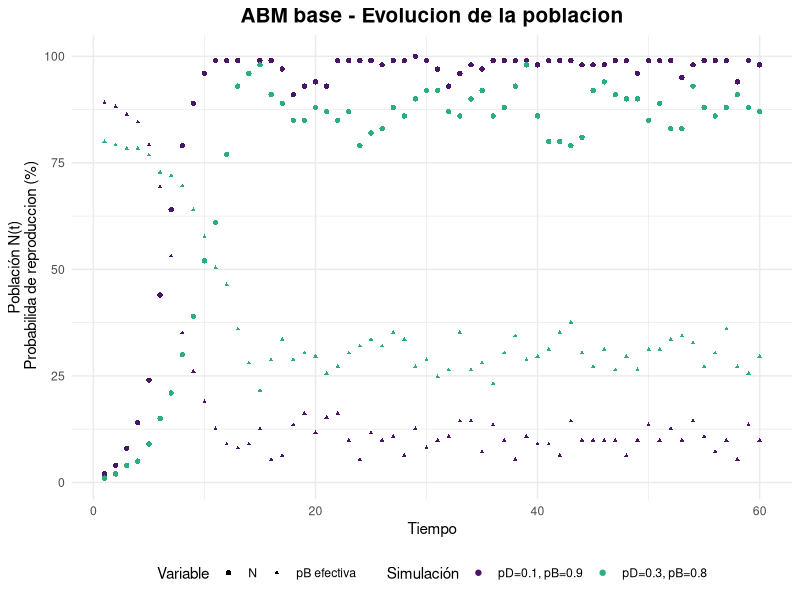
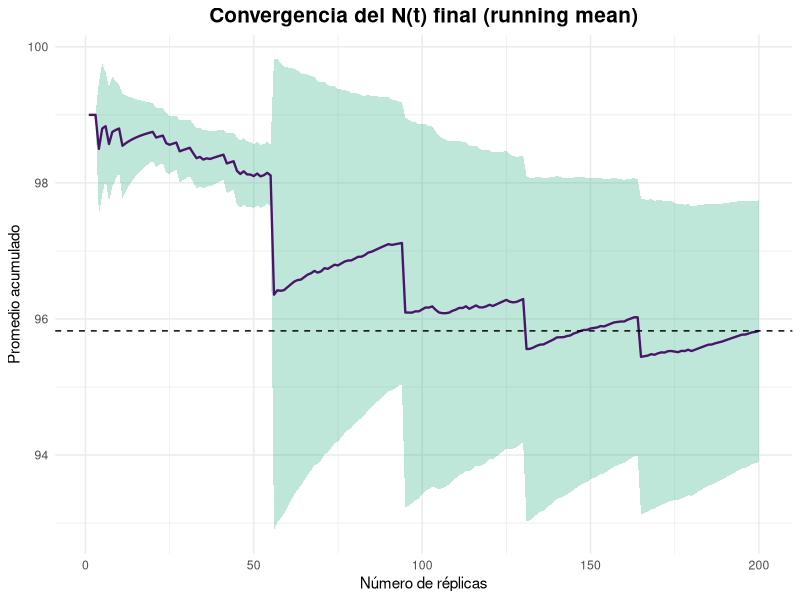
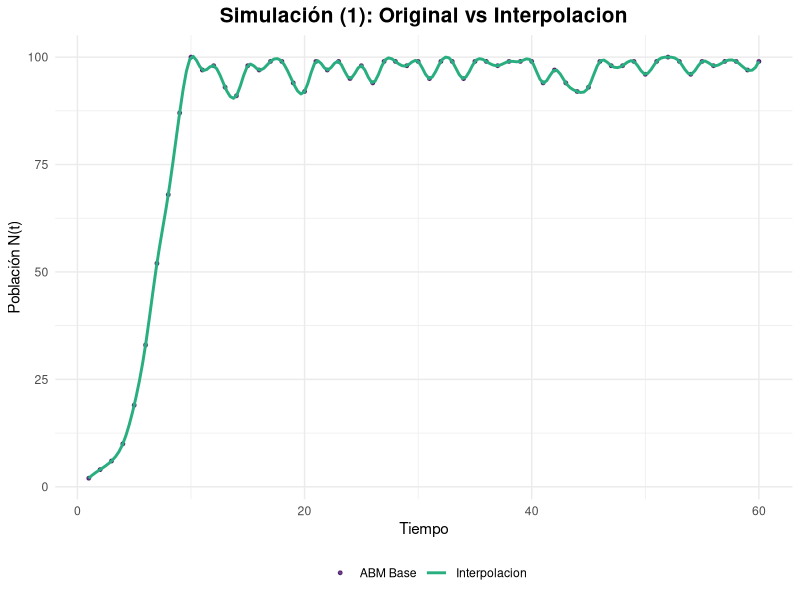
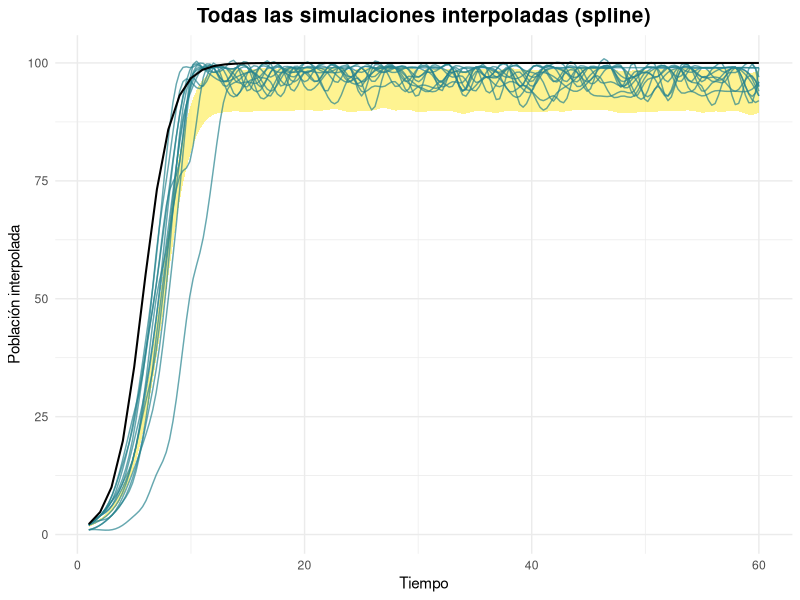
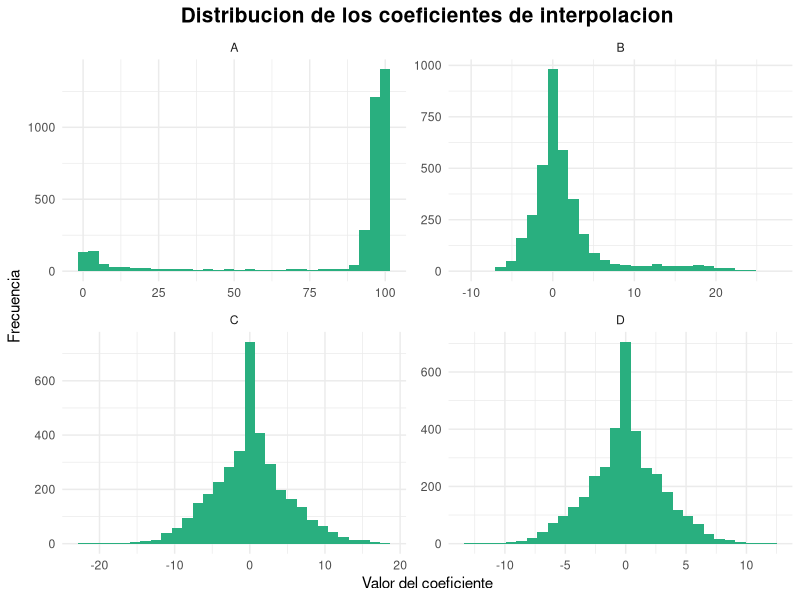
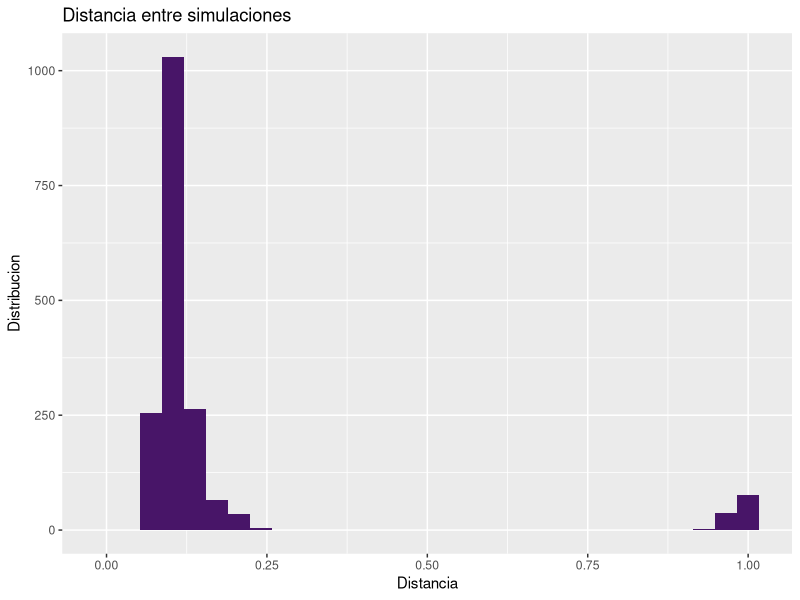
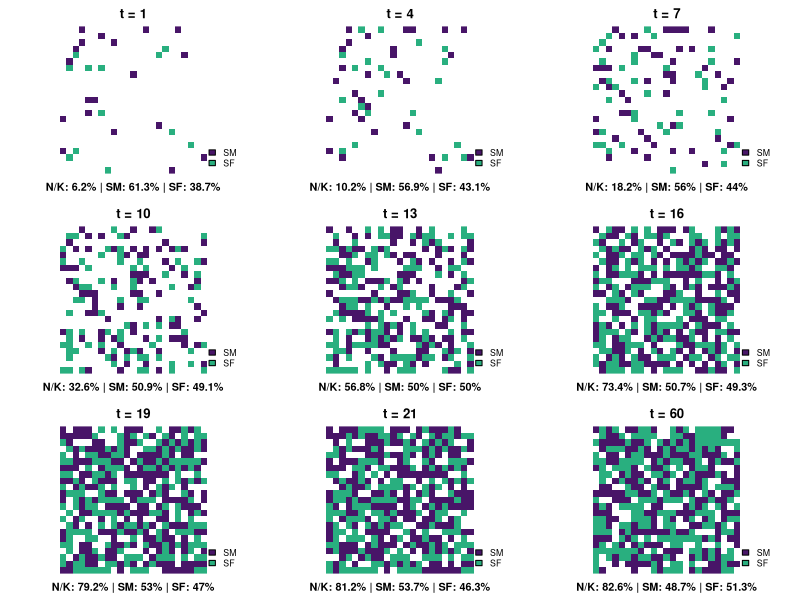
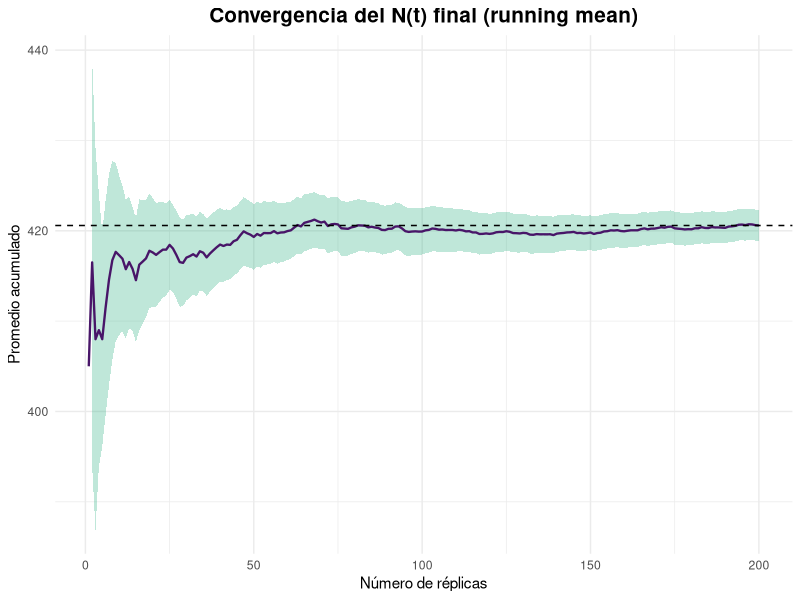

Generate these figures, in order, with R: (Note: this script raises an error after producing the figures.)
## ---- chunk 1
#librerias
library(tidyverse)
library(parallel)
library(viridis)
library(splines)
set.seed(1234)
## ---- chunk 2

ABM_base <- function(K, iter, p_death, p_birth, plot = FALSE) {
#K --> capacidad de carga del ambiente 
#iter --> numero de iteraciones // pasos de tiempo
#p_birth y p_death probabilidad inicial de reproduccion y muerte 
#N --> cantidad de individuos (variable de salida)
  
  #Inicializar el ABM
  #Creacion del ambiente
  
  habSize <- ceiling(sqrt(K)) #quemos una grilla LxL que pueda ocupar K individuos
  L <- habSize^2
  habitat <- rep(0, L) #habitad vacia
  
  #Cantidad inicial de agentes (1%)
  N0 <- round(0.01 * K) #se podria incorporar como parametro
  
  #Posicionar de forma aleatoria
  habitat[sample(1:L, N0)] <- 1 #1 = lleno
  
  #Lo que se busca monitonear es la cantidad de agentes en el tiempo
  N <- c() #crecieminto dinamico
  p_b <- c() #registrar variacion de la p_birth efectiva

  
  #ahora si
  
  for(t in 1:iter){
    
    vivos <- which(habitat == 1) #recuperar los indices donde el hab esta ocupado
    
    #MUERTES: a cada agente vivo se le asigna una probabilidad a partir de una unif(0,1). Si p < p_death --> r.i.p (equivalente a una ber(p))
    
    for(agente in vivos){
      if( runif(1) < p_death){
        habitat[agente] <- 0
      }
    }
    
    #NACIMIENTOS 
    #para simular el compartamiento logistico es necesario que la p_birth sea controlada por la carga del ambiente
    
    n <- sum(habitat == 1) #sumamos los vivos
    p_birth_K <- p_birth*(1 - n / K) #por la limitaciones de la carga, a medida que aumenta N, disminuye la prob de reproducirse
    
    
    for(agent in vivos){
      if (runif(1) < p_birth_K){
        libres <- which(habitat == 0) #ind de espacios libres en la grilla
        if(length(libres) > 0){ 
        habitat[sample(libres, 1)]  <- 1 #elijo un ind aleatorio para colocar
        }
      }
    }
    
  #Actualizar la cantidad de agentes
    
    N <- c(N, sum(habitat == 1))
    p_b <- c(p_b, p_birth_K)
  
    if(plot){ #graficar para cortes de tiempo // se ve como un QR:(
      if(t %in% seq(1, iter - iter/2, by = 5)){
         habCuadrado <- matrix(habitat, nrow=habSize, byrow=TRUE)
         image(habCuadrado, col = c("white","black"), axes = FALSE, asp = 1)
      }
    }

  }
  
df_N <- data.frame(N = N,
                   p = p_b,
                   t = 1:iter)

return(list( N = N,
             p_birth_eff = p_b,
             df_N = df_N))  
  
}
## ---- chunk 3

ABM_1 <- ABM_base(100, 60, 0.1, 0.9)
#los parametros que contralan la mortalidad y la natalidad los inicializamos de forma optima, dado que van a ir "empeorando" con el tiempo
ABM_2 <- ABM_base(100, 60, 0.3, 0.8)

df <- bind_rows(
  ABM_1$df_N |>  mutate(simu = "pD=0.1, pB=0.9"),
  ABM_2$df_N |>  mutate(simu = "pD=0.3, pB=0.8")
)

ggplot(df) + geom_point(aes(x = t, y = N, color = simu, shape = "N")) +
  geom_point(aes(x = t, y = p*max(N), color = simu, shape = "pB efectiva"),
             size = 0.8) +
  labs(title = "ABM base - Evolucion de la poblacion", x = "Tiempo", 
       y = "Población N(t)\n Probabilida de reproduccion (%)", 
       color = "Parametros") +
  scale_color_manual( values = viridis(20)[c(2,13)], name = "Simulación") +
  #scale_color_viridis(discrete = TRUE, option = "D") +
  scale_shape_manual(values = c("N" = 16, "pB efectiva" = 17),
    name = "Variable") +
  theme_minimal() +
  theme(plot.title = element_text(size = 15, face = "bold", hjust = 0.5),
        legend.position = "bottom")
 
## ---- chunk 4
#La EDO tiene sol analitica
sol_EDO <- function(t, K, N0, r) {
  (K*N0*exp(r*t))/ (K + N0*(exp(r*t) - 1))
}

sols <-function(t, K, N0, r) {
  soluciones <- c()
  for (i in 1:t) {
    soluciones <- c(soluciones, sol_EDO(i, K, N0, r))
  }
  return(soluciones)
}

soluciones <- sols(60, 100, 1, 0.8) #r = pB - pD
#lines(t, sols, type = "l")


## ---- chunk 5


## ---- chunk 6
#Para paremtros optimos realizamos n replicas

simulacion_n <- function(n){
  sims <- matrix(NA, nrow = n, ncol = 60) #iter = 60
  for (i in 1:n) {
    res <- ABM_base(100, 60, 0.1, 0.9)
    sims [i, ] <- res$N
  }
  return(sims)
}
## ---- chunk 7
#Necesitamos determinar el numero de replicas adecuado
#Analisis de convergencia 

set.seed(123)
sims <- simulacion_n(200) 
#Metrica: N final
final_N <- sims[, 60] 
running_mean <- cumsum(final_N)/(1:length(final_N))

#Agregamos ademas medida de dispersion 
running_var <- sapply(1:length(final_N), function(m){
  var(final_N[1:m])/m
})

running_se <- sqrt(running_var)


df_rm <- data.frame(
  replicas = 1:length(running_mean),
  mean = running_mean,
  se = running_se)

ggplot(df_rm, aes(x = replicas, y = mean)) +
  geom_ribbon(aes(ymin = mean - 1.96*se, ymax = mean + 1.96*se), 
              alpha = 0.3, fill = viridis(20)[13]) +
  geom_line(color = viridis(20)[2], size = 0.8) +
  geom_hline(yintercept = mean(final_N), linetype = "dashed") +
  labs(title = "Convergencia del N(t) final (running mean)",
       x= "Número de réplicas",
       y = "Promedio acumulado") +
  theme_minimal() +
  theme(plot.title = element_text(size = 15, face = "bold", hjust = 0.5),
        legend.position = "bottom")


## ---- chunk 8

#Se estabiliza en n > 50
sim <- simulacion_n(60)

#INTERPOLACION
interpolar_sims <- function(sims) {
  n <- nrow(sims)
  t <- 1:ncol(sims)
  interpolated <- matrix(NA, nrow = n, ncol = 200)
  for (i in 1:n) {
    new_points<- spline(t, sims[i,], 200)
    interpolated [i,] <- new_points$y
  }
  return(interpolated)
}

sim_splines <- interpolar_sims(sim)
## ---- chunk 9

df_sim1 <- data.frame(
  t = 1:length(sim[1, ]),
  N = sim[1, ]
)

df_EDO <- data.frame(
  t = 1:length(sim[1, ]),
  N_EDO = soluciones
)

sim_matrix <- sim_splines # matriz nSim x nPuntos (200)
t200 <- seq(1, 60, length.out = 200)


nSim <- nrow(sim_splines)

mean_interp <- apply(sim_splines, 2, mean)
var_interp  <- apply(sim_splines, 2, var)
se_interp   <- sqrt(var_interp / nSim)

# Banda de confianza 95%
ribbon_df <- data.frame(
  t    = t200,
  ymin = mean_interp - 1.96 * se_interp,
  ymax = mean_interp + 1.96 * se_interp
)

df_spline <- sim_splines |> as.data.frame() |> setNames(1:200) |> 
  mutate(sim = row_number()) |> 
  pivot_longer(cols = -sim, names_to = "index", values_to = "N_interp") |> 
  mutate(index = as.numeric(index),t = seq(1, 60, length.out = 200)[index])



#Para menos ruido grafico se eligen de forma aleatoria
subset_idx <- sample(1:nrow(sim_splines), 12)
df_spline_sub <- df_spline |> filter(sim %in% subset_idx)

ggplot() + geom_point(data = df_sim1, size = 1, alpha = 0.8,
    aes(x = t, y = N, color = "ABM Base")) +
  
           geom_line(data = df_spline |>  filter(sim == 1), size = 1,
    aes(x = t, y = N_interp, color = "Interpolacion")) +
  
    scale_color_manual(values = viridis(20)[c(2, 13)],name = "") +
    labs(title = "Simulación (1): Original vs Interpolacion", 
          x = "Tiempo", y = "Población N(t)") +
  
    theme_minimal() +
    theme(plot.title = element_text(size = 15, face = "bold", hjust = 0.5),
    legend.position = "bottom")

ggplot() +
  geom_ribbon(data = ribbon_df, aes(x = t, ymin = ymin, ymax = ymax),
              fill = viridis(20)[20], alpha = 0.5) +
  geom_line(data = df_spline_sub, aes(x = t, y = N_interp, group = sim), color=viridis(10)[5], alpha = 0.7) +
  geom_line(data = df_EDO, aes(x = t, y = N_EDO),
            color = "black", size = 0.7) +
  
  scale_color_viridis_c(end = 0.8) +
  labs(title = "Todas las simulaciones interpoladas (spline)",
       x = "Tiempo",y = "Población interpolada") +
  theme_minimal() +
  theme(plot.title = element_text(size = 15, face = "bold", hjust = 0.5),
    legend.position = "right")


#alpha 0.08 color grey30 para graficar todas

## ---- chunk 10
#coeficientes de los splines
coef_splines <- function(sims) {
  n <- nrow(sims)
  t <- 1:ncol(sims)
  interpolated <- vector("list", n)
  poly_spline <- vector("list", n)
  coefs <- vector("list", n)
  
  for (i in 1:n) {
    interpolated[[i]] <- interpSpline(t, sims[i,]) # spline cúbica en base B
    coefs[[i]] <- coef(interpolated[[i]]) # coeficientes a, b, c, d
  }
  
  return(coefs)
}

coeficientes <- coef_splines(sim)

#estudio de coeficientes

#cada coeficiente por separado
coefs_A <- function(coeficientes) {
  n_sims <- length(coeficientes)
  t <- nrow(coeficientes[[1]])
  
  coefs_mat <- matrix(NA, nrow = n_sims * t, ncol = 4)
  
  fila <- 1
  
  for (i in 1:n_sims) {
    coef_i <- coeficientes[[i]]  # matriz 60 × 4
    
    coefs_mat[fila:(fila + t - 1), ] <- coef_i
    
    fila <- fila + t
  }
  
  colnames(coefs_mat) <- c("A", "B", "C", "D")
  
  return(coefs_mat)
}

coef_globales <- coefs_A(coeficientes)

summary(coef_globales)
sd_B <- sd(coef_globales[,2])
sd_C <- sd(coef_globales[,3])

# Graficarlos con facet_wrap
coef_glob_df <- as.data.frame(coef_globales)
coef_long <- pivot_longer(coef_glob_df, cols = A:D, names_to = "coef", values_to = "valor")


ggplot(coef_long, aes(x = valor)) +
  geom_histogram(fill = viridis(20)[13]) +
  facet_wrap(~coef, scales = "free") +
  theme_minimal() +
  labs(x = "Valor del coeficiente", y = "Frecuencia",
       title = "Distribucion de los coeficientes de interpolacion") +
  theme(plot.title = element_text(size = 15, face = "bold", hjust = 0.5),
    legend.position = "right")

#coeficientes por simulacion y relacion entre simulaciones
coefs_B <-function(coeficientes) {
  n_sims <- length(coeficientes)
  coefs_mat <- matrix(NA, nrow = length(coeficientes), ncol = 4*60)
  
  for (i in 1:n_sims) {
    coefs_i <- coeficientes[[i]]
    coefs_mat[i,] <- as.vector(t(coefs_i))
  }
  return(coefs_mat)
}


coefs_por_sim <- coefs_B(coeficientes)
coefs_por_sim_df <- as.data.frame(coefs_por_sim)

distancias <- dist(coefs_por_sim) #entrada  (i,j) indica qué tan distinta es la simulación i de la j según sus 240 coeficientes del spline
dist_vec <- as.numeric(distancias)
df_dist <- data.frame(distancia = dist_vec)

summary(dist_vec)
sd(dist_vec)

dist_norm <- (dist_vec - min(dist_vec)) / (max(dist_vec) - min(dist_vec))
df_dist_norm <- data.frame(distancia = dist_norm)
summary(dist_norm)
sd(dist_norm)

#este no entiendo

ggplot(df_dist_norm) +
  geom_histogram(aes(x=distancia), bins = 30, fill=viridis(20)[2]) +
  labs(title = "Distancia entre simulaciones", x="Distancia" , y= "Distribucion")

## ---- chunk 11
ABM_ext <- function(K, iter, p_death, p_birth, r = 1, plot = FALSE) {
  
  timestamps <- c(1, 4, 7, 10, 13, 16, 19, 21, iter)
  timestamps_plot <- list()
  
  
  habSize <- ceiling(sqrt(K))
  L <- habSize^2
  habitat <- rep(0, L)
  
  N0 <- round(0.05 * K) #Para evitar extincion subita inicamos con mas agentes
  
  habitat[sample(1:L, N0)] <- 1 
  N <- c() 
  
  #a cada agente inicial le asigno un sexo bio (1= fem 0 = masc) con ber(0.5)
  bio_sex <- rep(NA, L)
  bio_sex[which(habitat ==1)] <- rbinom(N0, 1, 0.5)
  
  #los N0 arrancan tambien con edad cero "recien colocado"
  #la edad maxima es la cantidad de iteraciones / lapso max de tiempo
  edad <- rep(0, L) 
  
  for(t in 1:iter){
    
    vivos <- which(habitat == 1) 
    
    #ENVEJECER 
    edad[vivos] <- edad[vivos] + 1
    
    #MUERTE
    
    for(agente in vivos){
       #riesgo: p_death base * (1 + r * edad / edad_max) // edad_max = iter
      p_death_eff <- p_death * (1 + r * (edad[agente] / iter))
      p_death_eff <- min(p_death_eff, 1)  # evitar >1
      
      if( runif(1) < p_death){
        habitat[agente] <- 0
        bio_sex[agente] <- NA
        edad[agente] <- 0
      }
    }
    
    #NACIMIENTOS 
    
    n <- sum(habitat == 1) 
    p_birth_K <- p_birth*(1 - n / K) 
    
    for(agent in vivos){
      if(!is.na(bio_sex[agent]) & bio_sex[agent] == 1) {
        if (runif(1) < p_birth_K){
            libres <- which(habitat == 0) 
            if(length(libres) > 0){ 
              i <- sample(libres, 1)
              habitat[i]  <- 1 
              bio_sex[i] <- rbinom(1, 1, 0.5)
              edad[i] <- 0
            }
        }
      }
    }
    
  #Actualizar la cantidad de agentes
    
    N <- c(N, sum(habitat == 1))
    
    if(plot) {
    
    plot_grid <- rep(0, L)
    plot_grid[which(habitat == 1 & bio_sex == 0)] <- 1
    plot_grid[which(habitat == 1 & bio_sex == 1)] <- 2
    
    
    if(t %in% timestamps){
        
      habCuadrado <- matrix(plot_grid, nrow=habSize, byrow=TRUE)
      timestamps_plot[[as.character(t)]] <- list(grid = habCuadrado)
      #title(main = paste("Iteración", t, " - N =", N[length(N)]))
    }
    
    }
  
}
  
return(list(N = N, plot = timestamps_plot))
  
}

## ---- chunk 12
K <- 500
ABM_3 <- ABM_ext(K, 60, 0.1, 0.9, plot = TRUE)

par(mfrow=c(3,3), mar=c(2,2,2,2))
for(name in names(ABM_3$plot)){
  
  grid <- ABM_3$plot[[name]]$grid
  
  image(grid[nrow(grid):1,], col=c("white", viridis(20)[2], viridis(20)[13]), 
        axes=FALSE, asp = 1)
  title(paste("t =", name))
  
  # Calcular %
  n_SM <- sum(grid == 1)
  n_SF <- sum(grid == 2)
  n_total <- n_SM + n_SF
  ocupacion <- round(100 * n_total / K, 1)
  prop_SM <- round(100 * n_SM / n_total, 1)
  prop_SF <- round(100 * n_SF / n_total, 1)
  
    # Texto debajo en negrita
  mtext(paste0("N/K: ", ocupacion, "% | SM: ", prop_SM,
               "% | SF: ", prop_SF, "%"), side=1, line=0.5, cex=0.65, font=2)
  legend("bottomright", legend=c("SM","SF"), 
         fill= c(viridis(20)[2], viridis(20)[13]), bty="n", cex=0.8)
}

## ---- chunk 13
#GRAFICAR CURVA
## ---- chunk 14
#Barrido con p_death variable y p_birth fijo (0.9)
#codigo palelizado para mayor eficiencia
sens_paral <- function(K = 500, iter = 60, p_birth = 0.9, reps = 100, 
                       p_death = seq(0, 0.5, by = 0.05)) {
  
  t0 <- Sys.time()
  p_len <- length(p_death)
  
  cores <- detectCores() - 1
  cl <- makeCluster(cores)
  
  #Exportar funciones necesarias
  clusterExport(cl,varlist = c("ABM_ext"),envir = .GlobalEnv)
  clusterSetRNGStream(cl, 123)
  #clusterSetRNGStream(cl, iseed = seed)
  
  #Monitorear
  extincion <- numeric(p_len)
  t_hasta_ext_prom <- numeric(p_len)
  
  #PARA LUEGO GRAFICAR NECESITAMOS PROMEDIAR LAS REPS (punto a punto)
  mean_N <- matrix(0, nrow = iter, ncol = p_len)
  var_N <- matrix(0, nrow = iter, ncol = p_len)
  
  for (i in 1:p_len) {
    pd <- p_death[i]
    
    #Ejecutar reps en paralelo
    runs_list <- parLapply(cl, 1:reps, function(r) {
      ABM_ext(K = K, iter = iter, p_death = pd, p_birth = p_birth)$N
    })
    
    #Pasar lista a matriz reps × iter
    runs <- do.call(rbind, runs_list)
    
    mean_N[ ,i] <- colMeans(runs)
    var_N[ ,i]  <- apply(runs, 2, var)
    
    #Extinción
    t_ext <- apply(runs, 1, function(x) {
      if(any(x == 0)) which(x == 0)[1] else Inf
    })
    
    extincion[i] <- mean(t_ext < Inf)
    t_hasta_ext_prom[i] <- ifelse(all(extincion[i] == 0), 
                                  NA, 
                                  mean(t_ext[t_ext < Inf]))
  }
  
  stopCluster(cl)
  
  list(p_death = p_death,
       mean_N = mean_N,
       var_N = var_N,
       extincion_prob = extincion,
       t_hasta_ext_prom = t_hasta_ext_prom,
       t_eje = (t0 - Sys.time()))
}


## ---- chunk 15
#Analisis de convergencia para ABM extendido

simulacion_ext <- function(n){
  sims <- matrix(NA, nrow = n, ncol = 60) #iter = 60
  for (i in 1:n) {
    res <- ABM_ext(500, 60, 0.1, 0.9)
    sims [i, ] <- res$N
  }
  return(sims)
}


runs <- simulacion_ext(200)
final_N <- runs[, 60] #metrica N(t) final


#running_var <- cumsum((vals - running_mean)^2) / (1:length(vals))
running_mean <- cumsum(final_N)/(1:length(final_N))

running_var <- sapply(1:length(final_N), function(m){
  var(final_N[1:m])/m
})
running_se <- sqrt(running_var)


df_rm <- data.frame(
  replicas = 1:length(running_mean),
  mean = running_mean,
  se = running_se)

ggplot(df_rm, aes(x = replicas, y = mean)) +
  geom_ribbon(aes(ymin = mean - 1.96*se, ymax = mean + 1.96*se), 
              alpha = 0.3, fill = viridis(20)[13]) +
  geom_line(color = viridis(20)[2], size = 0.8) +
  geom_hline(yintercept = mean(final_N), linetype = "dashed") +
  labs(title = "Convergencia del N(t) final (running mean)",
       x= "Número de réplicas",
       y = "Promedio acumulado") +
  theme_minimal() +
  theme(plot.title = element_text(size = 15, face = "bold", hjust = 0.5),
        legend.position = "bottom")


## ---- chunk 16


res <- sens_paral(p_death = seq(0.2, 0.35, by = 0.005), iter = 100)

## ---- chunk 17

#Mean_N es una matriz --> pasar a formato long
df_long <- data.frame(
  time = rep(1:nrow(res$mean_N), times = length(res$p_death)),
  p_death = rep(res$p_death, each = nrow(res$mean_N)),
  mean = as.vector(res$mean_N),
  var = as.vector(res$var_N),
  se = sqrt(as.vector(res$var_N) / 100) #reps = 100
)

N0 <- round(0.05 * 500) 

ggplot(df_long, aes(x = time, y = mean, color = p_death, group = p_death)) +
  geom_ribbon(aes(ymin = mean - 1.96*se, ymax = mean + 1.96*se,
                  fill = p_death), alpha = 0.15, color = NA) +
  geom_line(size = 0.8) +
  geom_hline(yintercept = N0, linetype = "dashed", size = 1) +
  labs(color = "p_death",
       x = "Tiempo",
       y = "Población promedio",
       title = "Crecimiento poblacional para distintos p_death") +
  scale_color_viridis_c(option = "D") +
  scale_fill_viridis_c() +
  guides(fill = "none") +  
  theme_minimal() +
  theme(plot.title = element_text(size = 15, face = "bold", hjust = 0.5),
        legend.position = "right")

## ---- chunk 18
#SENSIBILIDAD MULTIVARIADA CON CORTE TRANSVERSAL
